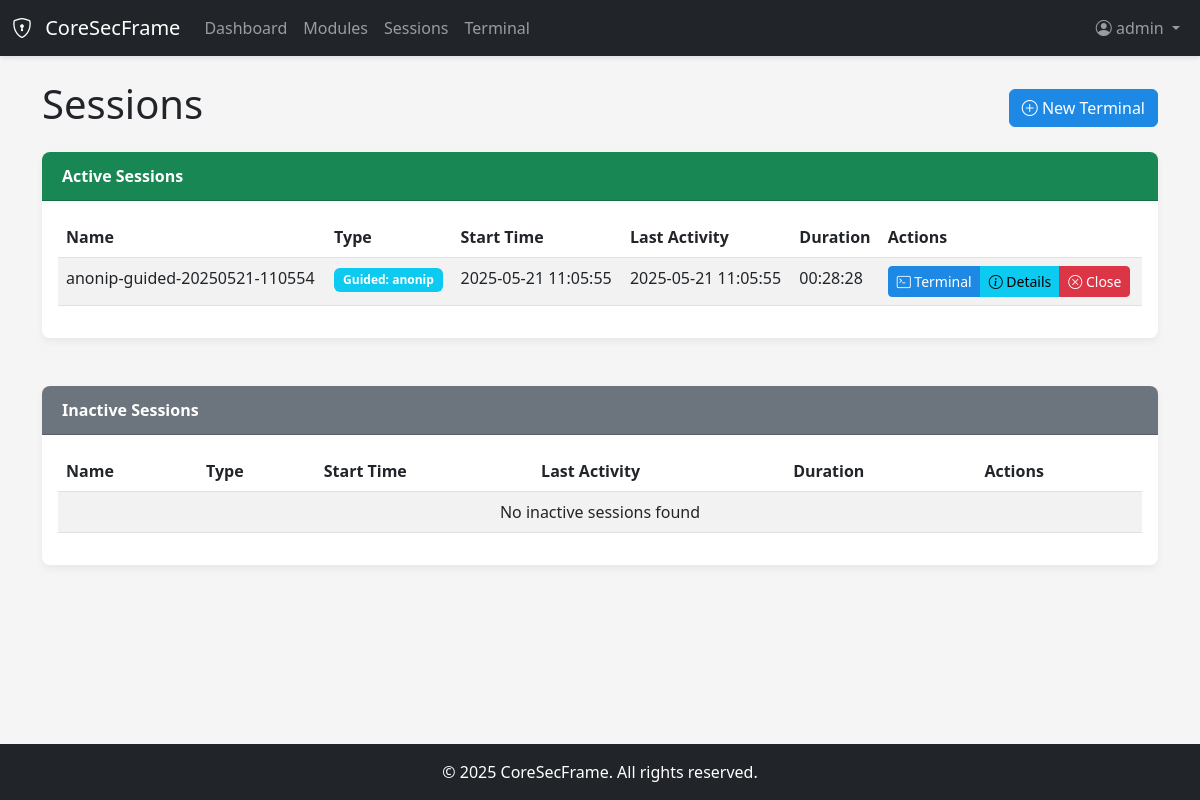
The page /sessions/ (signed in) on the database as committed earlier.
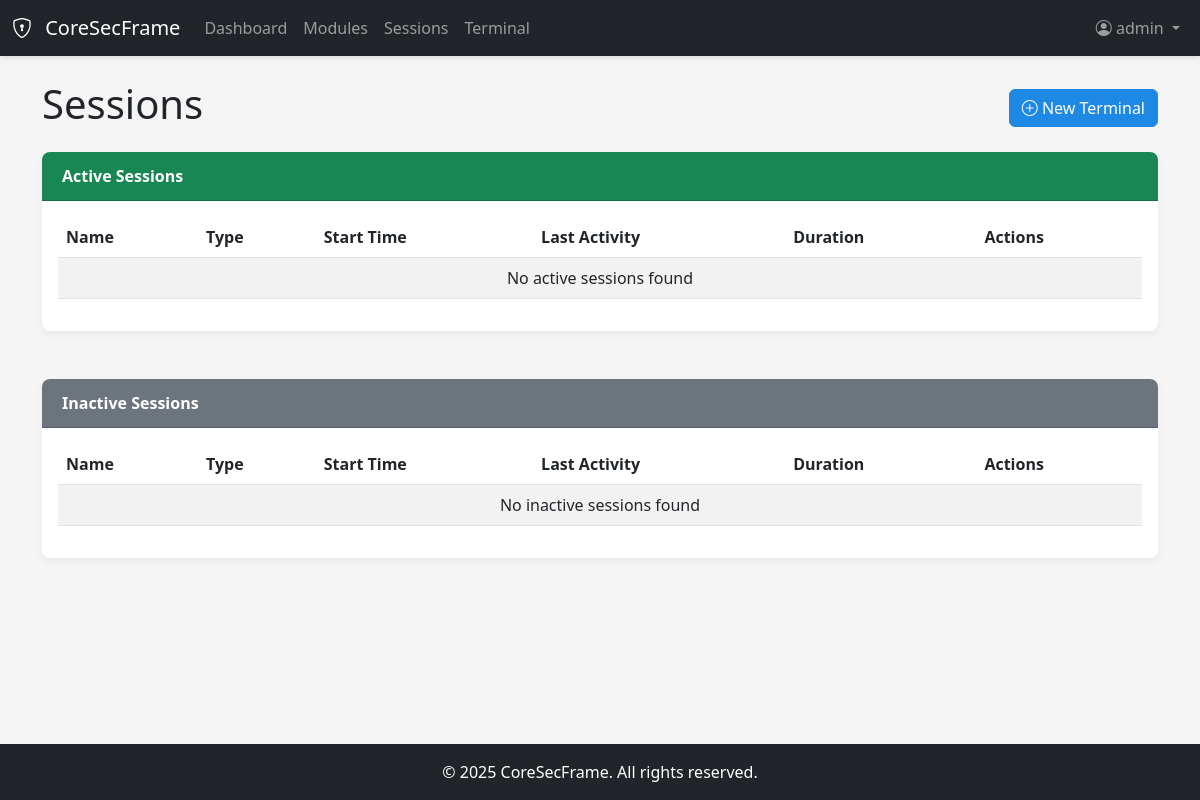
The same page on the database as committed later.
### app/auth/models.py (models this page shows, shortened)
class User(UserMixin, db.Model):
    id = db.Column(db.Integer, primary_key=True)
    username = db.Column(db.String(64), index=True, unique=True)
    email = db.Column(db.String(120), index=True, unique=True)
    password_hash = db.Column(db.String(128))
    role = db.Column(db.String(20), default='user')  # 'admin' or 'user'
    created_at = db.Column(db.DateTime, default=datetime.utcnow)
    last_login = db.Column(db.DateTime, nullable=True)
    def is_admin(self):
        return self.role == 'admin'

### app/terminal/models.py (models this page shows, shortened)
class TerminalSession(db.Model):
    id = db.Column(db.Integer, primary_key=True)
    name = db.Column(db.String(64), index=True)
    session_id = db.Column(db.String(36), index=True, unique=True, default=lambda: str(uuid.uuid4()))
    module_name = db.Column(db.String(64), nullable=True)
    user_id = db.Column(db.Integer, db.ForeignKey('user.id'))
    start_time = db.Column(db.DateTime, default=datetime.utcnow)
    last_activity = db.Column(db.DateTime, default=datetime.utcnow)
    active = db.Column(db.Boolean, default=True)
    session_type = db.Column(db.String(20), default='terminal')  # 'terminal', 'guided', 'direct'
    def get_duration(self):
        delta = datetime.utcnow() - self.start_time
        hours = delta.seconds // 3600
        minutes = (delta.seconds % 3600) // 60
        seconds = delta.seconds % 60
        return f"{hours:02d}:{minutes:02d}:{seconds:02d}"

### app/sessions/routes.py (the view)
@sessions_bp.route('/')
@login_required
def index():
    active_sessions = TerminalSession.query.filter_by(
        user_id=current_user.id,
        active=True
    ).order_by(TerminalSession.last_activity.desc()).all()
    inactive_sessions = TerminalSession.query.filter_by(
        user_id=current_user.id,
        active=False
    ).order_by(TerminalSession.last_activity.desc()).all()
    return render_template(
        'sessions/index.html',
        title='Sessions',
        active_sessions=active_sessions,
        inactive_sessions=inactive_sessions
    )

### app/auth/models.py (called while the page is built)
@login_manager.user_loader
def load_user(id):
    return User.query.get(int(id))

### app/templates/sessions/index.html (shortened to what this page needs)
{% extends "base.html" %}
{% block content %}
<div class="row mb-3">
    <div class="col-md-12 d-flex justify-content-between align-items-center">
        <h1>Sessions</h1>
        <div>
            <a href="{{ url_for('terminal.new') }}" class="btn btn-primary">
                <i class="bi bi-plus-circle"></i> New Terminal
            </a>
        </div>
    </div>
</div>
<div class="row mb-4">
    <div class="col-md-12">
        <div class="card">
            <div class="card-header bg-success text-white">
                Active Sessions
            </div>
            <div class="card-body">
                <div class="table-responsive">
                    <table class="table table-striped table-hover">
                        <thead>
                            <tr>
                                <th>Name</th>
                                <th>Type</th>
                                <th>Start Time</th>
                                <th>Last Activity</th>
                                <th>Duration</th>
                                <th>Actions</th>
                            </tr>
                        </thead>
                        <tbody>
                            {% for session in active_sessions %}
                            <tr>
                                <td>{{ session.name }}</td>
                                <td>
                                    {% if session.session_type == 'terminal' %}
                                    <span class="badge bg-secondary">Terminal</span>
                                    {% elif session.session_type == 'guided' %}
                                    <span class="badge bg-info">Guided: {{ session.module_name }}</span>
                                    {% elif session.session_type == 'direct' %}
                                    <span class="badge bg-warning">Direct: {{ session.module_name }}</span>
                                    {% endif %}
                                </td>
                                <td>{{ session.start_time.strftime('%Y-%m-%d %H:%M:%S') }}</td>
                                <td>{{ session.last_activity.strftime('%Y-%m-%d %H:%M:%S') }}</td>
                                <td>{{ session.get_duration() }}</td>
                                <td>
                                    <div class="btn-group" role="group">
                                        <a href="{{ url_for('terminal.view', session_id=session.session_id) }}"
                                            class="btn btn-sm btn-primary">
                                            <i class="bi bi-terminal"></i> Terminal
                                        </a>
                                        <a href="{{ url_for('sessions.view', session_id=session.session_id) }}"
                                            class="btn btn-sm btn-info">
                                            <i class="bi bi-info-circle"></i> Details
                                        </a>
                                        <button type="button" class="btn btn-sm btn-danger" data-bs-toggle="modal"
                                            data-bs-target="#closeModal{{ session.id }}">
                                            <i class="bi bi-x-circle"></i> Close
                                        </button>
                                    </div>
                                </td>
                            </tr>
                            {% else %}
                            <tr>
                                <td colspan="6" class="text-center">No active sessions found</td>
                            </tr>
                            {% endfor %}
                        </tbody>
                    </table>
                </div>
            </div>
        </div>
    </div>
</div>
<div class="row">
    <div class="col-md-12">
        <div class="card">
            <div class="card-header bg-secondary text-white">
                Inactive Sessions
            </div>
            <div class="card-body">
                <div class="table-responsive">
                    <table class="table table-striped table-hover">
                        <thead>
                            <tr>
                                <th>Name</th>
                                <th>Type</th>
                                <th>Start Time</th>
                                <th>Last Activity</th>
                                <th>Duration</th>
                                <th>Actions</th>
                            </tr>
                        </thead>
                        <tbody>
                            {% for session in inactive_sessions %}
                            <tr>
                                <td>{{ session.name }}</td>
                                <td>
                                    {% if session.session_type == 'terminal' %}
                                    <span class="badge bg-secondary">Terminal</span>
                                    {% elif session.session_type == 'guided' %}
                                    <span class="badge bg-info">Guided: {{ session.module_name }}</span>
                                    {% elif session.session_type == 'direct' %}
                                    <span class="badge bg-warning">Direct: {{ session.module_name }}</span>
                                    {% endif %}
                                </td>
                                <td>{{ session.start_time.strftime('%Y-%m-%d %H:%M:%S') }}</td>
                                <td>{{ session.last_activity.strftime('%Y-%m-%d %H:%M:%S') }}</td>
                                <td>{{ session.get_duration() }}</td>
                                <td>
                                    <div class="btn-group" role="group">
                                        <a href="{{ url_for('sessions.view', session_id=session.session_id) }}"
                                            class="btn btn-sm btn-info">
                                            <i class="bi bi-info-circle"></i> Details
                                        </a>
                                        <button type="button" class="btn btn-sm btn-danger" data-bs-toggle="modal"
                                            data-bs-target="#deleteModal{{ session.id }}">
                                            <i class="bi bi-trash"></i> Delete
                                        </button>
                                    </div>
                                    <div class="modal fade" id="deleteModal{{ session.id }}" tabindex="-1">
                                        <div class="modal-dialog">
                                            <div class="modal-content">
                                                <div class="modal-header">
                                                    <h5 class="modal-title">Delete Session</h5>
                                                    <button type="button" class="btn-close" data-bs-dismiss="modal"
                                                        aria-label="Close"></button>
                                                </div>
                                                <div class="modal-body">
                                                    <p>Are you sure you want to delete the session "{{ session.name }}"?
                                                    </p>
                                                    <p class="text-danger">This will permanently delete all logs and
                                                        history for this session.</p>
                                                </div>
                                                <div class="modal-footer">
                                                    <button type="button" class="btn btn-secondary"
                                                        data-bs-dismiss="modal">Cancel</button>
                                                    <form
                                                        action="{{ url_for('sessions.delete', session_id=session.session_id) }}"
                                                        method="post">
                                                        <input type="hidden" name="csrf_token"
                                                            value="{{ csrf_token() }}">
                                                        <button type="submit" class="btn btn-danger">Delete
                                                            Session</button>
                                                    </form>
                                                </div>
                                            </div>
                                        </div>
                                    </div>
                                </td>
                            </tr>
                            {% else %}
                            <tr>
                                <td colspan="6" class="text-center">No inactive sessions found</td>
                            </tr>
                            {% endfor %}
                        </tbody>
                    </table>
                </div>
            </div>
        </div>
    </div>
</div>
{% endblock %}

### app/templates/base.html (shortened to what this page needs)
<!DOCTYPE html>
<html lang="en">
<head>
    <link href="https://cdn.jsdelivr.net/npm/bootstrap@5.3.0-alpha1/dist/css/bootstrap.min.css" rel="stylesheet">
    <link rel="stylesheet" href="https://cdn.jsdelivr.net/npm/bootstrap-icons@1.10.3/font/bootstrap-icons.css">
    <link rel="stylesheet" href="{{ url_for('static', filename='css/styles.css') }}">
</head>
<body class="d-flex flex-column min-vh-100">
    <body class="d-flex flex-column min-vh-100">
        <header>
            <nav class="navbar navbar-expand-lg navbar-dark bg-dark">
                <div class="container-fluid">
                    <a class="navbar-brand" href="{{ url_for('core.index') }}">
                        <i class="bi bi-shield-lock me-2"></i>
                        CoreSecFrame
                    </a>
                    <div class="collapse navbar-collapse" id="navbarNav">
                        <ul class="navbar-nav me-auto">
                            {% if current_user.is_authenticated %}
                            <li class="nav-item">
                                <a class="nav-link" href="{{ url_for('core.dashboard') }}">Dashboard</a>
                            </li>
                            <li class="nav-item">
                                <a class="nav-link" href="{{ url_for('modules.index') }}">Modules</a>
                            </li>
                            <li class="nav-item">
                                <a class="nav-link" href="{{ url_for('sessions.index') }}">Sessions</a>
                            </li>
                            <li class="nav-item">
                                <a class="nav-link" href="{{ url_for('terminal.index') }}">Terminal</a>
                            </li>
                            {% endif %}
                        </ul>
                        <ul class="navbar-nav ms-auto">
                            {% if current_user.is_authenticated %}
                            <li class="nav-item dropdown">
                                <a class="nav-link dropdown-toggle" href="#" id="navbarDropdown" role="button"
                                    data-bs-toggle="dropdown">
                                    <i class="bi bi-person-circle"></i> {{ current_user.username }}
                                </a>
                            </li>
                            {% endif %}
                        </ul>
                    </div>
                </div>
            </nav>
        </header>
        <main class="flex-grow-1">
            <div class="container mt-4">
                {% block content %}{% endblock %}
            </div>
        </main>
        <footer class="bg-dark text-white mt-4 py-3">
            <div class="container text-center">
                <span>&copy; 2025 CoreSecFrame. All rights reserved.</span>
            </div>
        </footer>
    </body>
</html>

### app/static/css/styles.css (style rules this page uses)
:root { --primary-color: #1e88e5; --primary-dark: #1565c0; --primary-light: #64b5f6; --secondary-color: #6c757d; --success-color: #28a745; --danger-color: #dc3545; --warning-color: #ffc107; --info-color: #17a2b8; --dark-color: #343a40; --light-color: #f8f9fa; }
body { min-height: 100vh; display: flex; flex-direction: column; background-color: #f5f5f5; }
main { flex: 1; margin-bottom: 2rem; }
.navbar { box-shadow: 0 2px 5px rgba(0, 0, 0, 0.1); }
.card { border: none; border-radius: 0.5rem; box-shadow: 0 4px 8px rgba(0, 0, 0, 0.05); margin-bottom: 1.5rem; }
.card-header { border-radius: 0.5rem 0.5rem 0 0 !important; padding: 0.75rem 1.25rem; font-weight: bold; }
.btn-primary { background-color: var(--primary-color); border-color: var(--primary-color); }

Rows that differ between the two databases and show on the page:
removed TerminalSession: name "anonip-guided-20250521-110554", module_name "anonip", start_time "2025-05-21 11:05:55", last_activity "2025-05-21 11:05:55", get_duration "00:28:28"
Other text that changed with them:
text now shown: "No active sessions found"
